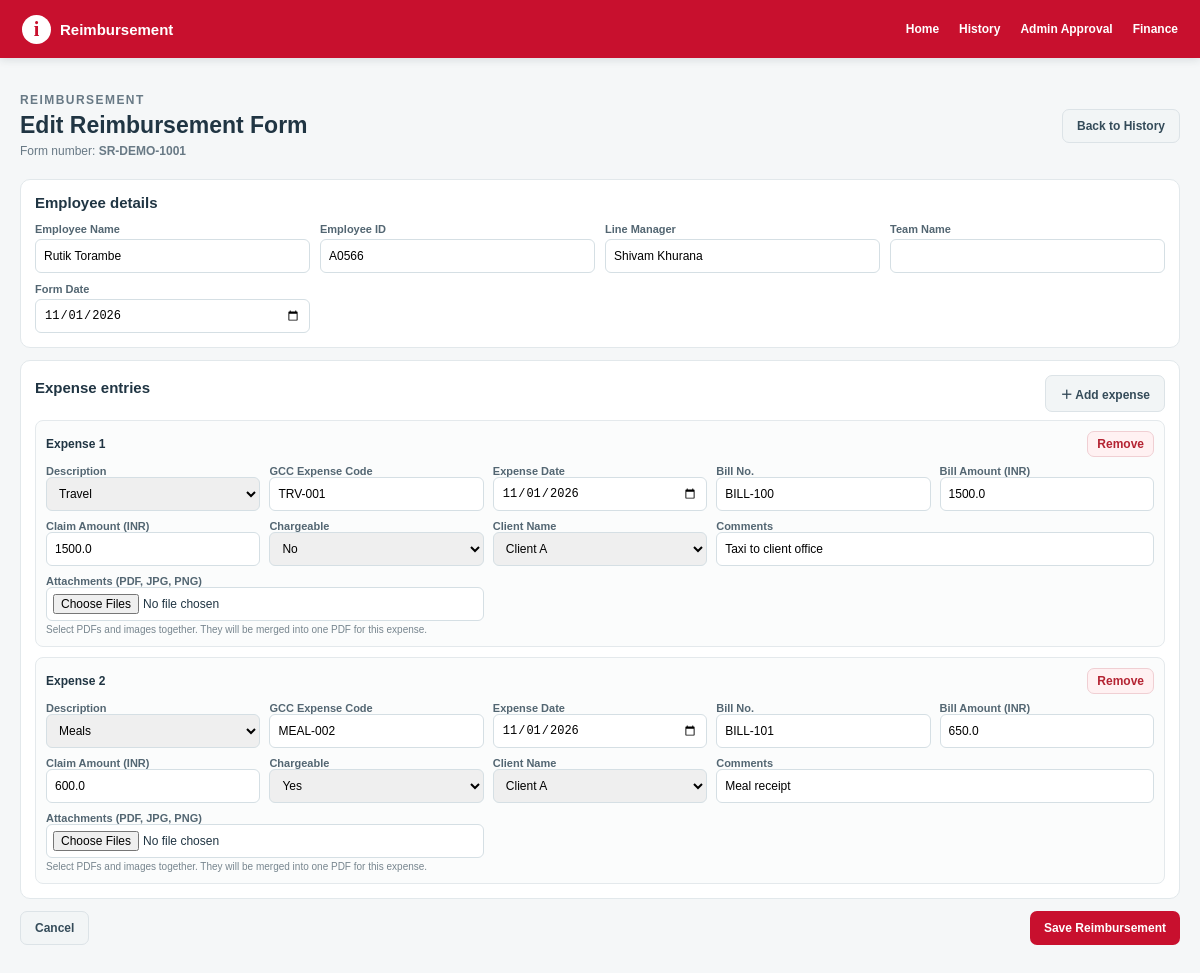
The page /reimbursement/SR-DEMO-1001/edit on the database its author committed.
### app.py (models this page shows, shortened)
class ExpenseSundry(db.Model):
    __tablename__ = "ExpenseSundry"
    FormNo = db.Column(db.String(255), primary_key=True)
    Item = db.Column(db.Integer, primary_key=True)
    FormDate = db.Column(db.Float)
    EmpID = db.Column(db.String(255))
    EName = db.Column(db.String(255))
    Manager = db.Column(db.String(255))
    TeamName = db.Column(db.String(255), nullable=True)
    Description = db.Column(db.String(255))
    GCCExpCode = db.Column(db.String(255))
    ExpenseDate = db.Column(db.Float)
    BillNo = db.Column(db.String(255))
    BillAmount = db.Column(db.Float, default=0)
    ClaimAmount = db.Column(db.Float, default=0)
    Chargeable = db.Column(db.String(20), default="NO")
    ClientName = db.Column(db.String(255))
    Comments = db.Column(db.String(1000))
    Status = db.Column(db.String(100), default="Submitted")
    DocumentID = db.Column(db.String(1000))
    FormPDFPath = db.Column(db.String(1000), nullable=True)
    AttachmentCheck = db.Column(db.String(50))
    ManagerApproval = db.Column(db.String(50), nullable=True, default="Pending", server_default=db.text("'Pending'"))
    HRApproval = db.Column(db.String(50), nullable=True, default="Pending", server_default=db.text("'Pending'"))
    SignatoryApproval = db.Column(db.String(50), nullable=True, default="Pending", server_default=db.text("'Pending'"))
    TeamHeadApproval = db.Column(db.String(50), nullable=True, default="Pending", server_default=db.text("'Pending'"))
    AdminApproval = db.Column(db.String(50), nullable=True, default="Pending", server_default=db.text("'Pending'"))
    ManagerApprovalBy = db.Column(db.String(255), nullable=True)
    HRApprovalBy = db.Column(db.String(255), nullable=True)
    SignatoryApprovalBy = db.Column(db.String(255), nullable=True)
    TeamHeadApprovalBy = db.Column(db.String(255), nullable=True)
    AdminApprovalBy = db.Column(db.String(255), nullable=True)
    FormReviewComments = db.Column(db.String(1000), nullable=True)
    ManagerApprovalDate = db.Column(db.Float, nullable=True)
    HRApprovalDate = db.Column(db.Float, nullable=True)
    SignatoryApprovalDate = db.Column(db.Float, nullable=True)
    TeamHeadApprovalDate = db.Column(db.Float, nullable=True)
    AdminApprovalDate = db.Column(db.Float, nullable=True)

### app.py (the view, shortened to what this page needs)
@app.route("/reimbursement/<form_no>/<action>", methods=["GET", "POST"])
def form_action(form_no, action):
    if action not in {"view", "edit", "delete"}:
        abort(404)
    rows = all_rows(form_no)
    if not rows:
        abort(404)
    if action == "view":
        return page("View Form", "view.html", form_no=form_no, rows=rows)
    first = rows[0]
    header = {"EName": first.EName or "", "EmpID": first.EmpID or "",
              "Manager": first.Manager or "", "TeamName": getattr(first, "TeamName", "") or "", "FormDate": excel_serial_to_input(first.FormDate) or date.today().isoformat()}
    return page("Edit Form", "form.html", mode="edit", form_no=form_no, rows=rows,
                header=header, today=date.today().isoformat(),
                descriptions=descriptions(), clients=clients(), gcc_codes=GCC_DESCRIPTION_CODES)

### app.py (called while the page is built)
def excel_serial_to_datetime(value):
    if value is None or str(value).strip() == "":
        return None
    if isinstance(value, datetime):
        return value
    text_value = str(value).strip()
    try:
        return EXCEL_EPOCH + timedelta(days=float(text_value))
    except (ValueError, TypeError, OverflowError):
        try:
            return datetime.strptime(text_value[:10], "%Y-%m-%d")
        except ValueError:
            return None

def excel_serial_to_input(value):
    parsed = excel_serial_to_datetime(value)
    return parsed.strftime("%Y-%m-%d") if parsed else ""

@app.template_filter("excel_date_input")
def excel_date_input_filter(value):
    return excel_serial_to_input(value)

def all_rows(form_no):
    return ExpenseSundry.query.filter_by(FormNo=form_no).order_by(ExpenseSundry.Item.asc()).all()

def page(title, template, **context):
    return render_template(template, title=title, **context)

def descriptions():
    return list(GCC_DESCRIPTION_CODES.keys())

def clients():
    return ["Select Client", "Client A", "Client B", "Client C", "Internal"]

### templates/form.html (shortened to what this page needs)
{% extends "base.html" %}
{% block content %}
<div class="form-page">
  <div class="form-head"><div><p class="eyebrow">REIMBURSEMENT</p><h1>{{ 'New Sundry Reimbursement Form' if mode=='new' else 'Edit Reimbursement Form' }}</h1><p>Form number: <strong>{{ form_no }}</strong></p></div><a class="btn btn-light" href="{{ url_for('history') }}">Back to History</a></div>
  <form method="post" enctype="multipart/form-data" id="expense-form">
    <section class="form-panel"><h2>Employee details</h2><div class="form-grid">
      <label>Employee Name<input name="EName" required value="{{ header.get('EName','') }}"></label>
      <label>Employee ID<input name="EmpID" required value="{{ header.get('EmpID','') }}"></label>
      <label>Line Manager<input name="Manager" value="{{ header.get('Manager','') }}"></label>
      <label>Team Name<input name="TeamName" value="{{ header.get('TeamName','') }}"></label>
      <label>Form Date<input type="date" name="FormDate" value="{{ header.get('FormDate',today) }}"></label>
    </div></section>
    <section class="form-panel"><div class="row-head"><h2>Expense entries</h2><button type="button" class="btn btn-light" id="add-expense">＋ Add expense</button></div>
      <div class="expense-list" id="expense-list">
      {% for r in rows %}
      <article class="expense-row">
        <div class="row-head"><strong>Expense <span class="row-number">{{ loop.index }}</span></strong><button type="button" class="btn btn-remove remove-expense">Remove</button></div>
        <div class="expense-row-grid">
          <div class="expense-field"><label>Description</label><select name="Description[]" class="description" required>{% for d in descriptions %}<option value="{{ d }}" {% if r.Description==d %}selected{% endif %}>{{ d }}</option>{% endfor %}</select></div>
          <div class="expense-field"><label>GCC Expense Code</label><input name="GCCExpCode[]" class="gcc-code" value="{{ gcc_codes.get(r.Description,'') }}" readonly></div>
          <div class="expense-field"><label>Expense Date</label><input type="date" name="ExpenseDate[]" value="{{ r.ExpenseDate|excel_date_input }}"></div>
          <div class="expense-field"><label>Bill No.</label><input name="BillNo[]" value="{{ r.BillNo or '' }}"></div>
          <div class="expense-field"><label>Bill Amount (INR)</label><input type="number" step="0.01" min="0" name="BillAmount[]" value="{{ r.BillAmount or 0 }}"></div>
          <div class="expense-field"><label>Claim Amount (INR)</label><input type="number" step="0.01" min="0" name="ClaimAmount[]" value="{{ r.ClaimAmount or 0 }}"></div>
          <div class="expense-field"><label>Chargeable</label><select name="Chargeable[]"><option value="NO" {% if (r.Chargeable or 'NO')=='NO' %}selected{% endif %}>No</option><option value="YES" {% if r.Chargeable=='YES' %}selected{% endif %}>Yes</option></select></div>
          <div class="expense-field"><label>Client Name</label><select name="ClientName[]">{% for c in clients %}<option value="{{ c }}" {% if r.ClientName==c %}selected{% endif %}>{{ c }}</option>{% endfor %}</select></div>
          <div class="expense-field wide"><label>Comments</label><input name="Comments[]" value="{{ r.Comments or '' }}"></div>
          <div class="expense-field wide"><label>Attachments (PDF, JPG, PNG)</label><input type="file" name="attachments_{{ loop.index0 }}" accept=".pdf,.jpg,.jpeg,.png" multiple><span class="form-note">Select PDFs and images together. They will be merged into one PDF for this expense.</span></div>
        </div>
      </article>
      {% endfor %}
      </div>
    </section>
    <div class="form-actions"><a class="btn btn-light" href="{{ url_for('history') }}">Cancel</a><button class="btn btn-red" type="submit">Save Reimbursement</button></div>
  </form>
</div>
{% endblock %}

### static/css/style.css (style rules this page uses)
* { box-sizing:border-box }
body { margin:0;background:#f5f7f8;color:#203543;font-family:Arial,Helvetica,sans-serif;font-size:13px }
.eyebrow { font-size:10px;letter-spacing:.12em;font-weight:800;color:#c8102e;margin:0 0 6px }
.btn { display:inline-flex;align-items:center;justify-content:center;border:0;border-radius:7px;padding:9px 14px;font-size:12px;font-weight:750;text-decoration:none;cursor:pointer }
.btn-red { background:#c8102e;color:#fff }
.btn-light { background:#fff;color:#344b59;border:1px solid #dce3e7 }

### templates/form.html (style rules this page uses)
.form-page { max-width:1500px;margin:auto }
.form-head { display:flex;justify-content:space-between;align-items:center;gap:12px;margin:12px 0 16px }
.form-head h1 { font-size:23px;margin:0 }
.form-head p { font-size:12px;color:#687985;margin:5px 0 }
.form-panel { background:#fff;border:1px solid #e2e8eb;border-radius:10px;padding:14px;margin-bottom:12px }
.form-panel h2 { font-size:15px;margin:0 0 12px }
.form-grid { display:grid;grid-template-columns:repeat(4,minmax(150px,1fr));gap:10px }
.form-grid label,.expense-field label { display:flex;flex-direction:column;gap:4px;font-size:11px;font-weight:700;color:#536672 }
.form-grid input,.expense-field input,.expense-field select { height:34px;border:1px solid #d5dfe4;border-radius:6px;padding:0 8px;font-size:12px;min-width:0;width:100%;box-sizing:border-box }
.expense-list { display:grid;gap:10px }
.expense-row { border:1px solid #e4e9ec;border-radius:8px;padding:10px;background:#fbfcfc }
.expense-row-grid { display:grid;grid-template-columns:repeat(5,minmax(125px,1fr));gap:9px }
.expense-field.wide { grid-column:span 2 }
.expense-field input[type=file] { padding:6px;height:auto;background:#fff }
.row-head { display:flex;justify-content:space-between;align-items:center;margin-bottom:8px }
.row-head strong { font-size:12px }
.form-actions { display:flex;justify-content:space-between;gap:10px;flex-wrap:wrap }
.btn { display:inline-flex;align-items:center;justify-content:center;border:0;border-radius:7px;padding:9px 14px;font-size:12px;font-weight:750;text-decoration:none;cursor:pointer }
.btn-red { background:#c8102e;color:#fff }
.btn-light { background:#f2f5f6;color:#344b59;border:1px solid #dce3e7 }
.btn-remove { background:#fff1f2;color:#b42332;border:1px solid #f0cfd3;padding:5px 9px }
.form-note { font-size:10px;color:#77858e;margin-top:5px }

### rows shown on the page
ExpenseSundry: EName "Rutik Torambe", EmpID "A0566", Manager "Shivam Khurana", Description "Travel", get "TRV-001", ExpenseDate|excel_date_input "11/01/2026", BillNo "BILL-100", BillAmount "1500.0", ClaimAmount "1500.0", Chargeable "No", ClientName "Client A", Comments "Taxi to client office"
ExpenseSundry: Description "Meals", get "MEAL-002", ExpenseDate|excel_date_input "11/01/2026", BillNo "BILL-101", BillAmount "650.0", ClaimAmount "600.0", Chargeable "Yes", ClientName "Client A", Comments "Meal receipt"
